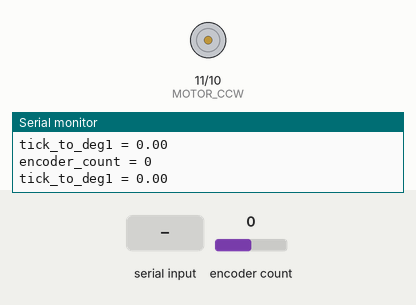
Bench run of a sketch on a simulated Arduino Uno, built with avr-gcc and run on an emulated ATmega328P. Shown: motor-driver pin pairs drawn as motors (green arrow = first pin HIGH = forward, orange = second pin HIGH = backward, longer = more drive, scaled by the enable pin), the last lines printed to the serial monitor. The test bench sets the inputs (shaded band); at power-on: encoder count 0.

Above: at 1.2 s.
1.3 s: encoder count set to 1
At 1.9 s:
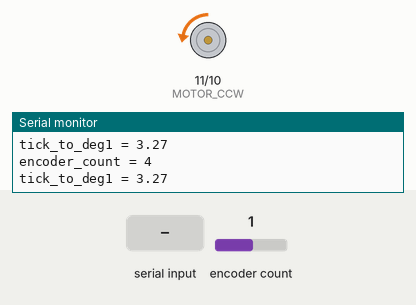
2.9 s: "5\n" received over Serial
At 3.14 s:
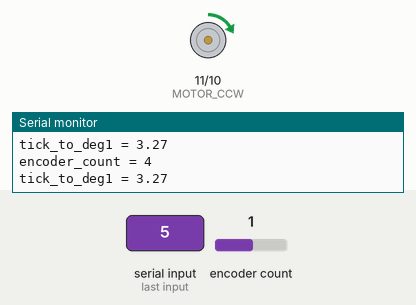
5.9 s: "90,45\n" received over Serial
At 7.2 s:
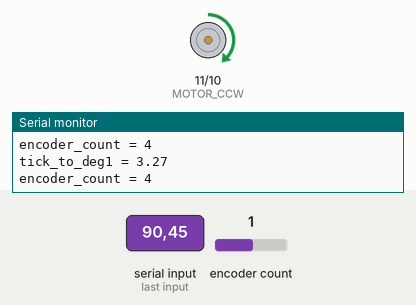
7.5 s: "90\n" received over Serial
At 8.7 s:
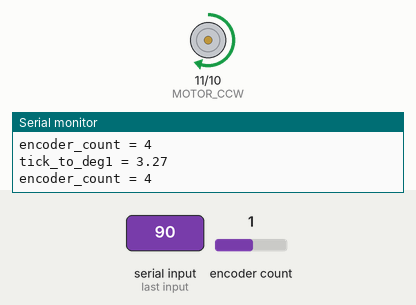
9.0 s: encoder count set to 5
At 10.2 s:
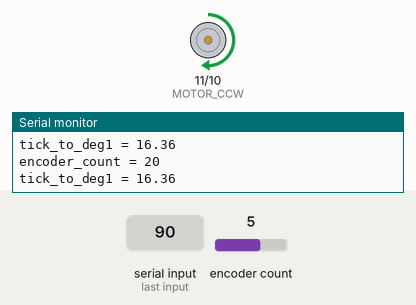
12.0 s: "5\n" received over Serial
At 12.6 s:
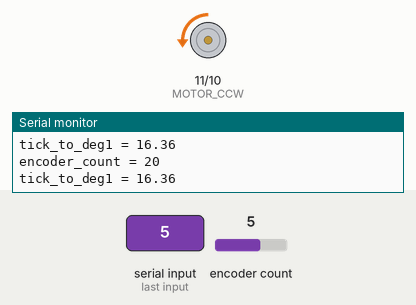
Timing chart, 0 to 14.5 s (numbered marks = the images above; inputs shaded):
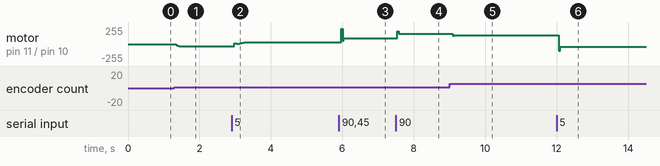

The sketch:

ex5.ino
```cpp
#include <Encoder.h>
#include <PIDController.h>

#define ENCODER_A 2
#define ENCODER_B 3 // Encoder output to Arduino Interrupt pin ncoderPinB
#define MOTOR_CCW 11
#define MOTOR_CW 10
#define enA 9

int encoder_count = 0; // stores the current encoder count
float tick_to_deg1 ;
Encoder myEnc(ENCODER_B, ENCODER_A);
float motor_pwm_value;
PIDController pid;

double Kp= 15 ;
double Ki= 0.9 ;
double Kd= 350 ;
float deg_desirable;

/**functions***/
float tick_to_deg(long tick){
    return tick*360.0/440.0;
  }

void forward(){
  digitalWrite(MOTOR_CW, HIGH);
  digitalWrite(MOTOR_CCW, LOW);
  }

void reverse(){
  digitalWrite(MOTOR_CW, LOW);
  digitalWrite(MOTOR_CCW, HIGH);
  }

 void get_user_input(){
  deg_desirable = Serial.parseFloat();
  Serial.read();    // get the ENTER char from the serial
  pid.setpoint(deg_desirable); // the goal angle
  }


void setup() {
  // put your setup code here, to run once:
  Serial.begin(9600);
  pinMode(enA, OUTPUT);
  pinMode(MOTOR_CW, OUTPUT);
  pinMode(MOTOR_CCW, OUTPUT);
  // Set initial rotation direction
  digitalWrite(MOTOR_CW, HIGH);
  digitalWrite(MOTOR_CCW, LOW);

  pid.begin(); // Initialize the PID controller
  pid.limit(-255,255); // The PID output can be limited to values between -255 to 255
  pid.tune(Kp, Ki, Kd); // Set PID parameters
  pid.setpoint(deg_desirable); // the goal angle

  Serial.print("Write the angle between -15 to 15 degrees, you want the system to stabilize at");
}

void loop() {
  // put your main code here, to run repeatedly:
  if (Serial.available()>0){ // Wait for User to Input Data
     get_user_input();
    }

  encoder_count = myEnc.read();
  Serial.print("encoder_count = ");
  Serial.println(encoder_count);
  tick_to_deg1 = tick_to_deg(encoder_count);
    while (abs(tick_to_deg1)>360){
    if (tick_to_deg1<0)
       tick_to_deg1=tick_to_deg1+360;
    else
       tick_to_deg1=tick_to_deg1-360;
  }
  Serial.print("tick_to_deg1 = ");
  Serial.println(tick_to_deg1);
  motor_pwm_value = float(pid.compute(tick_to_deg1));  //compute the PWM value for the motor based on current angle
   // calculate motor direction
  if (tick_to_deg1 < deg_desirable ){
    reverse();
  }
  else{
    forward();
  }
  analogWrite(enA, abs(motor_pwm_value));
  // send PWM value to motor


}
```

Measured:
- after the input at 1.3 s, motor on pin 11 (MOTOR_CCW) / pin 10 (MOTOR_CW): stopped → backward 30/255 after 0.05 s
- after the input at 2.9 s, motor on pin 11 (MOTOR_CCW) / pin 10 (MOTOR_CW): backward 30/255 → forward 3/255 after 0.07 s, → forward 27/255 0.17 s later
- after the input at 5.9 s, motor on pin 11 (MOTOR_CCW) / pin 10 (MOTOR_CW): forward 27/255 → forward 87/255 after 0.06 s
- after the input at 7.5 s, motor on pin 11 (MOTOR_CCW) / pin 10 (MOTOR_CW): forward 87/255 → forward 155/255 at once
- after the input at 9.0 s, motor on pin 11 (MOTOR_CCW) / pin 10 (MOTOR_CW): forward 155/255 → forward 135/255 after 0.08 s
- after the input at 12.0 s, motor on pin 11 (MOTOR_CCW) / pin 10 (MOTOR_CW): forward 135/255 → backward 42/255 after 0.06 s
